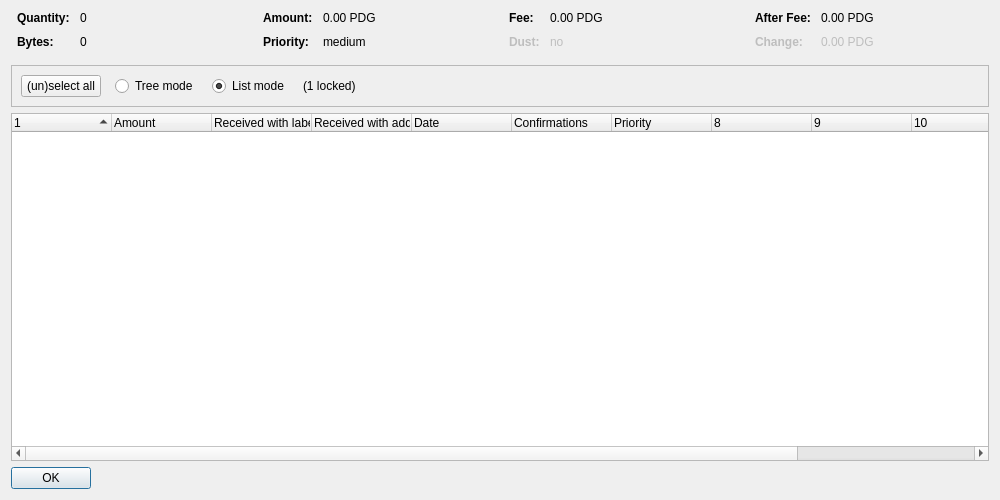
<?xml version="1.0" encoding="UTF-8"?>
<ui version="4.0">
 <class>CoinControlDialog</class>
 <widget class="QDialog" name="CoinControlDialog">
  <property name="geometry">
   <rect>
    <x>0</x>
    <y>0</y>
    <width>1000</width>
    <height>500</height>
   </rect>
  </property>
  <property name="windowTitle">
   <string>Coin Selection</string>
  </property>
  <layout class="QVBoxLayout" name="verticalLayout">
   <item>
    <layout class="QHBoxLayout" name="horizontalLayoutTop" stretch="0,0,0,0">
     <property name="topMargin">
      <number>0</number>
     </property>
     <property name="bottomMargin">
      <number>10</number>
     </property>
     <item>
      <layout class="QFormLayout" name="formLayoutCoinControl1">
       <property name="horizontalSpacing">
        <number>10</number>
       </property>
       <property name="verticalSpacing">
        <number>10</number>
       </property>
       <property name="leftMargin">
        <number>6</number>
       </property>
       <property name="rightMargin">
        <number>6</number>
       </property>
       <item row="0" column="0">
        <widget class="QLabel" name="labelCoinControlQuantityText">
         <property name="font">
          <font>
           <weight>75</weight>
           <bold>true</bold>
          </font>
         </property>
         <property name="text">
          <string>Quantity:</string>
         </property>
        </widget>
       </item>
       <item row="0" column="1">
        <widget class="QLabel" name="labelCoinControlQuantity">
         <property name="cursor">
          <cursorShape>IBeamCursor</cursorShape>
         </property>
         <property name="contextMenuPolicy">
          <enum>Qt::ActionsContextMenu</enum>
         </property>
         <property name="text">
          <string notr="true">0</string>
         </property>
         <property name="textInteractionFlags">
          <set>Qt::LinksAccessibleByMouse|Qt::TextSelectableByKeyboard|Qt::TextSelectableByMouse</set>
         </property>
        </widget>
       </item>
       <item row="1" column="0">
        <widget class="QLabel" name="labelCoinControlBytesText">
         <property name="font">
          <font>
           <weight>75</weight>
           <bold>true</bold>
          </font>
         </property>
         <property name="text">
          <string>Bytes:</string>
         </property>
        </widget>
       </item>
       <item row="1" column="1">
        <widget class="QLabel" name="labelCoinControlBytes">
         <property name="cursor">
          <cursorShape>IBeamCursor</cursorShape>
         </property>
         <property name="contextMenuPolicy">
          <enum>Qt::ActionsContextMenu</enum>
         </property>
         <property name="text">
          <string notr="true">0</string>
         </property>
         <property name="textInteractionFlags">
          <set>Qt::LinksAccessibleByMouse|Qt::TextSelectableByKeyboard|Qt::TextSelectableByMouse</set>
         </property>
        </widget>
       </item>
      </layout>
     </item>
     <item>
      <layout class="QFormLayout" name="formLayoutCoinControl2">
       <property name="horizontalSpacing">
        <number>10</number>
       </property>
       <property name="verticalSpacing">
        <number>10</number>
       </property>
       <property name="leftMargin">
        <number>6</number>
       </property>
       <property name="rightMargin">
        <number>6</number>
       </property>
       <item row="0" column="0">
        <widget class="QLabel" name="labelCoinControlAmountText">
         <property name="font">
          <font>
           <weight>75</weight>
           <bold>true</bold>
          </font>
         </property>
         <property name="text">
          <string>Amount:</string>
         </property>
        </widget>
       </item>
       <item row="0" column="1">
        <widget class="QLabel" name="labelCoinControlAmount">
         <property name="cursor">
          <cursorShape>IBeamCursor</cursorShape>
         </property>
         <property name="contextMenuPolicy">
          <enum>Qt::ActionsContextMenu</enum>
         </property>
         <property name="text">
          <string notr="true">0.00 PDG</string>
         </property>
         <property name="textInteractionFlags">
          <set>Qt::LinksAccessibleByMouse|Qt::TextSelectableByKeyboard|Qt::TextSelectableByMouse</set>
         </property>
        </widget>
       </item>
       <item row="1" column="0">
        <widget class="QLabel" name="labelCoinControlPriorityText">
         <property name="font">
          <font>
           <weight>75</weight>
           <bold>true</bold>
          </font>
         </property>
         <property name="text">
          <string>Priority:</string>
         </property>
        </widget>
       </item>
       <item row="1" column="1">
        <widget class="QLabel" name="labelCoinControlPriority">
         <property name="cursor">
          <cursorShape>IBeamCursor</cursorShape>
         </property>
         <property name="contextMenuPolicy">
          <enum>Qt::ActionsContextMenu</enum>
         </property>
         <property name="text">
          <string notr="true">medium</string>
         </property>
         <property name="textInteractionFlags">
          <set>Qt::LinksAccessibleByMouse|Qt::TextSelectableByKeyboard|Qt::TextSelectableByMouse</set>
         </property>
        </widget>
       </item>
      </layout>
     </item>
     <item>
      <layout class="QFormLayout" name="formLayoutCoinControl3">
       <property name="horizontalSpacing">
        <number>10</number>
       </property>
       <property name="verticalSpacing">
        <number>10</number>
       </property>
       <property name="leftMargin">
        <number>6</number>
       </property>
       <property name="rightMargin">
        <number>6</number>
       </property>
       <item row="0" column="0">
        <widget class="QLabel" name="labelCoinControlFeeText">
         <property name="font">
          <font>
           <weight>75</weight>
           <bold>true</bold>
          </font>
         </property>
         <property name="text">
          <string>Fee:</string>
         </property>
        </widget>
       </item>
       <item row="0" column="1">
        <widget class="QLabel" name="labelCoinControlFee">
         <property name="cursor">
          <cursorShape>IBeamCursor</cursorShape>
         </property>
         <property name="contextMenuPolicy">
          <enum>Qt::ActionsContextMenu</enum>
         </property>
         <property name="text">
          <string notr="true">0.00 PDG</string>
         </property>
         <property name="textInteractionFlags">
          <set>Qt::LinksAccessibleByMouse|Qt::TextSelectableByKeyboard|Qt::TextSelectableByMouse</set>
         </property>
        </widget>
       </item>
       <item row="1" column="0">
        <widget class="QLabel" name="labelCoinControlLowOutputText">
         <property name="enabled">
          <bool>false</bool>
         </property>
         <property name="font">
          <font>
           <weight>75</weight>
           <bold>true</bold>
          </font>
         </property>
         <property name="text">
          <string>Dust:</string>
         </property>
        </widget>
       </item>
       <item row="1" column="1">
        <widget class="QLabel" name="labelCoinControlLowOutput">
         <property name="enabled">
          <bool>false</bool>
         </property>
         <property name="cursor">
          <cursorShape>IBeamCursor</cursorShape>
         </property>
         <property name="contextMenuPolicy">
          <enum>Qt::ActionsContextMenu</enum>
         </property>
         <property name="text">
          <string notr="true">no</string>
         </property>
         <property name="textInteractionFlags">
          <set>Qt::LinksAccessibleByMouse|Qt::TextSelectableByKeyboard|Qt::TextSelectableByMouse</set>
         </property>
        </widget>
       </item>
      </layout>
     </item>
     <item>
      <layout class="QFormLayout" name="formLayoutCoinControl4">
       <property name="horizontalSpacing">
        <number>10</number>
       </property>
       <property name="verticalSpacing">
        <number>10</number>
       </property>
       <property name="leftMargin">
        <number>6</number>
       </property>
       <property name="rightMargin">
        <number>6</number>
       </property>
       <item row="0" column="0">
        <widget class="QLabel" name="labelCoinControlAfterFeeText">
         <property name="font">
          <font>
           <weight>75</weight>
           <bold>true</bold>
          </font>
         </property>
         <property name="text">
          <string>After Fee:</string>
         </property>
        </widget>
       </item>
       <item row="0" column="1">
        <widget class="QLabel" name="labelCoinControlAfterFee">
         <property name="cursor">
          <cursorShape>IBeamCursor</cursorShape>
         </property>
         <property name="contextMenuPolicy">
          <enum>Qt::ActionsContextMenu</enum>
         </property>
         <property name="text">
          <string notr="true">0.00 PDG</string>
         </property>
         <property name="textInteractionFlags">
          <set>Qt::LinksAccessibleByMouse|Qt::TextSelectableByKeyboard|Qt::TextSelectableByMouse</set>
         </property>
        </widget>
       </item>
       <item row="1" column="0">
        <widget class="QLabel" name="labelCoinControlChangeText">
         <property name="enabled">
          <bool>false</bool>
         </property>
         <property name="font">
          <font>
           <weight>75</weight>
           <bold>true</bold>
          </font>
         </property>
         <property name="text">
          <string>Change:</string>
         </property>
        </widget>
       </item>
       <item row="1" column="1">
        <widget class="QLabel" name="labelCoinControlChange">
         <property name="enabled">
          <bool>false</bool>
         </property>
         <property name="cursor">
          <cursorShape>IBeamCursor</cursorShape>
         </property>
         <property name="contextMenuPolicy">
          <enum>Qt::ActionsContextMenu</enum>
         </property>
         <property name="text">
          <string notr="true">0.00 PDG</string>
         </property>
         <property name="textInteractionFlags">
          <set>Qt::LinksAccessibleByMouse|Qt::TextSelectableByKeyboard|Qt::TextSelectableByMouse</set>
         </property>
        </widget>
       </item>
      </layout>
     </item>
    </layout>
   </item>
   <item>
    <widget class="QFrame" name="frame">
     <property name="minimumSize">
      <size>
       <width>0</width>
       <height>40</height>
      </size>
     </property>
     <property name="frameShape">
      <enum>QFrame::StyledPanel</enum>
     </property>
     <property name="frameShadow">
      <enum>QFrame::Sunken</enum>
     </property>
     <layout class="QHBoxLayout" name="horizontalLayout">
      <item>
       <layout class="QHBoxLayout" name="horizontalLayoutPanel" stretch="0,0,0,0,0">
        <property name="spacing">
         <number>14</number>
        </property>
        <item>
         <widget class="QPushButton" name="pushButtonSelectAll">
          <property name="sizePolicy">
           <sizepolicy hsizetype="Maximum" vsizetype="Fixed">
            <horstretch>0</horstretch>
            <verstretch>0</verstretch>
           </sizepolicy>
          </property>
          <property name="text">
           <string>(un)select all</string>
          </property>
          <property name="autoDefault">
           <bool>false</bool>
          </property>
         </widget>
        </item>
        <item>
         <widget class="QRadioButton" name="radioTreeMode">
          <property name="sizePolicy">
           <sizepolicy hsizetype="Maximum" vsizetype="Fixed">
            <horstretch>0</horstretch>
            <verstretch>0</verstretch>
           </sizepolicy>
          </property>
          <property name="text">
           <string>Tree mode</string>
          </property>
         </widget>
        </item>
        <item>
         <widget class="QRadioButton" name="radioListMode">
          <property name="sizePolicy">
           <sizepolicy hsizetype="Maximum" vsizetype="Fixed">
            <horstretch>0</horstretch>
            <verstretch>0</verstretch>
           </sizepolicy>
          </property>
          <property name="text">
           <string>List mode</string>
          </property>
          <property name="checked">
           <bool>true</bool>
          </property>
         </widget>
        </item>
        <item>
         <widget class="QLabel" name="labelLocked">
          <property name="text">
           <string notr="true">(1 locked)</string>
          </property>
         </widget>
        </item>
        <item>
         <spacer name="horizontalSpacer">
          <property name="orientation">
           <enum>Qt::Horizontal</enum>
          </property>
          <property name="sizeHint" stdset="0">
           <size>
            <width>40</width>
            <height>20</height>
           </size>
          </property>
         </spacer>
        </item>
       </layout>
      </item>
     </layout>
    </widget>
   </item>
   <item>
    <widget class="CoinControlTreeWidget" name="treeWidget">
     <property name="contextMenuPolicy">
      <enum>Qt::CustomContextMenu</enum>
     </property>
     <property name="sortingEnabled">
      <bool>false</bool>
     </property>
     <property name="columnCount">
      <number>12</number>
     </property>
     <attribute name="headerShowSortIndicator" stdset="0">
      <bool>true</bool>
     </attribute>
     <attribute name="headerStretchLastSection">
      <bool>false</bool>
     </attribute>
     <column>
      <property name="text">
       <string/>
      </property>
     </column>
     <column>
      <property name="text">
       <string>Amount</string>
      </property>
     </column>
     <column>
      <property name="text">
       <string>Received with label</string>
      </property>
     </column>
     <column>
      <property name="text">
       <string>Received with address</string>
      </property>
     </column>
     <column>
      <property name="text">
       <string>Date</string>
      </property>
     </column>
     <column>
      <property name="text">
       <string>Confirmations</string>
      </property>
      <property name="toolTip">
       <string>Confirmed</string>
      </property>
     </column>
     <column>
      <property name="text">
       <string>Priority</string>
      </property>
     </column>
     <column>
      <property name="text">
       <string/>
      </property>
     </column>
     <column>
      <property name="text">
       <string/>
      </property>
     </column>
     <column>
      <property name="text">
       <string/>
      </property>
     </column>
     <column>
      <property name="text">
       <string/>
      </property>
     </column>
     <column>
      <property name="text">
       <string/>
      </property>
     </column>
    </widget>
   </item>
   <item>
    <widget class="QDialogButtonBox" name="buttonBox">
     <property name="sizePolicy">
      <sizepolicy hsizetype="Maximum" vsizetype="Fixed">
       <horstretch>0</horstretch>
       <verstretch>0</verstretch>
      </sizepolicy>
     </property>
     <property name="orientation">
      <enum>Qt::Horizontal</enum>
     </property>
     <property name="standardButtons">
      <set>QDialogButtonBox::Ok</set>
     </property>
    </widget>
   </item>
  </layout>
 </widget>
 <customwidgets>
  <customwidget>
   <class>CoinControlTreeWidget</class>
   <extends>QTreeWidget</extends>
   <header>coincontroltreewidget.h</header>
  </customwidget>
 </customwidgets>
 <resources/>
 <connections/>
</ui>
